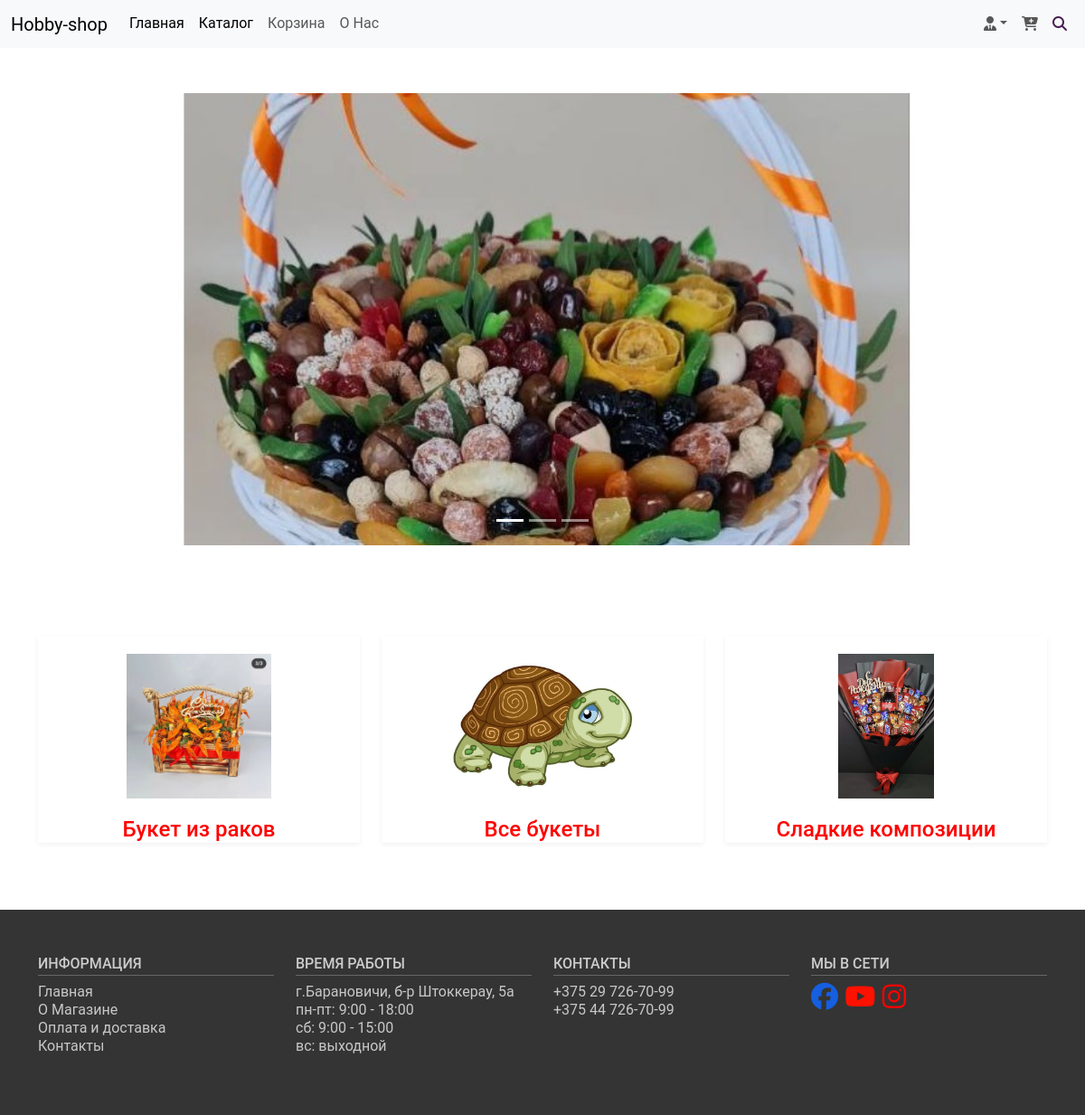
/catalog, run on the app's committed database.
### hobby/models.py (models this page shows, shortened)
class Hobby(models.Model):
    name = models.CharField('Название', max_length=100)
    catalog = models.CharField('Каталог', max_length=60)
    description = models.TextField('Описание', default='разные')
    price = models.IntegerField('Цена')
    date = models.DateField('Дата размещения')
    img = models.ImageField('Изображение', upload_to='my_gallery/%Y')  # %Y папка по году
    catalog_new = models.ForeignKey(Catalog, on_delete=models.CASCADE, null=True, related_name='hobby')
    catalog_top = models.ManyToManyField(Catalog, related_name='hobbys')
    class Meta:
        verbose_name = 'Композицию'
        verbose_name_plural = "Композиции"

class Catalog(models.Model):
    name_group = models.CharField('Вид группы', max_length=60)
    compound = models.CharField('Состав', max_length=100)
    img = models.ImageField('Изображение', upload_to='my_gallery/%Y')  # %Y папка по году
    class Meta:
        verbose_name = 'Каталог'
        verbose_name_plural = "Каталоги"

### hobby/views.py (the view)
# urls.py: path('catalog', CatalogListView.as_view(), name='hobby_catalog'),
class CatalogListView(ListView):
    template_name = 'hobby/index-catalog.html'
    model = Catalog
    context_object_name = 'catalogs'

### cart/cart.py (called while the page is built)
    def __len__(self):
        return sum(item['quantity'] for item in self.cart.values())

    def get_total_price(self):
        return sum(Decimal(item['price']) * item['quantity'] for item in
                   self.cart.values())

### cart/context_processors.py (called while the page is built)
def cart(request):
    return {'cart': Cart(request)}

### hobby/context_processors/post_context.py (called while the page is built)
def last_posts(request):
    posts = Hobby.objects.order_by('date')
    return {
        'last_posts': posts
    }

### hobby/templates/hobby/index-catalog.html (shortened to what this page needs)
{% extends "hobby/index-base.html" %}
{% load static %}
{% block link %}
    <link rel="stylesheet" href="{% static 'hobby/style.css' %}" type="text/css" media="all">
    <link rel="stylesheet" href="{% static 'css/main.css' %}">
{% endblock %}
{% block content %}
    <section class="main-content">
        <div class="container">
            <div class="row">
                {% for catalog in catalogs %}
                    <div class="col-lg-4 col-sm-6 mb-3">
                        <div class="product-card">
                            <div class="product-thumb">
                                <a href="#"><img src="{{ catalog.img.url }}"
                                                 alt=""></a>
                            </div>
                            <div class="product-detail-catalog" >
                                <h4><a href="{% url 'hobby_catalog_detail' %}">{{ catalog.name_group }}</a></h4>
                            </div>
                        </div>
                    </div>
                {% endfor %}
            </div>
        </div>
    </section>
{% endblock %}

### hobby/templates/hobby/index-base.html (shortened to what this page needs)
{% load static %}
{% load hobby_extras %}
<!doctype html>
<html lang="en">
<head>
    <link href="{% static 'css/bootstrap.css' %}" rel="stylesheet">
    <link rel="stylesheet" href="https://cdnjs.cloudflare.com/ajax/libs/font-awesome/6.4.2/css/all.min.css"
/>
    <link rel="stylesheet" href="{% static 'css/main.css' %}">
    {% block link %}{% endblock %}
</head>
<body>
<nav class="navbar navbar-expand-lg bg-body-tertiary">
    <div class="container-fluid">
        <a class="navbar-brand" href="/glav">Hobby-shop</a>
        <div class="collapse navbar-collapse" id="navbarSupportedContent">
            <ul class="navbar-nav me-auto mb-2 mb-lg-0 top-menu">
                <li class="nav-item">
                    <a class="nav-link active" aria-current="page" href="/glav">Главная</a>
                </li>
                <li class="nav-item">
                    <a class="nav-link active" aria-current="page" href="/catalog">Каталог</a>
                </li>
                <li class="nav-item">
                    <a class="nav-link" href="/cart">Корзина</a>
                </li>
                <li class="nav-item">
                    <a class="nav-link" href="/o_nas">О Нас</a>
                </li>
            </ul>
            <ul class="navbar-nav ms-auto mb-2 mb-lg-0">
                <li class="nav-item dropdown">
                    <a class="nav-link dropdown-toggle" data-bs-toggle="dropdown" href="#"><i
                            class="fa-solid fa-user-tie"></i></a>
                </li>
                <li class="nav-item ">
                    <a class="nav-link " href="#" data-bs-toggle="modal" data-bs-target="#modal-cart">
                        <i class="fa-solid fa-cart-plus"></i>
                    </a>
                </li>
                <li class="nav-item ">
                    <a class="nav-link " href="{% url 'post_search' %}">
                        <i class="fa-solid fa-magnifying-glass" style="color: #461f51;"></i>
                    </a>
                </li>
            </ul>
        </div>
    </div>
</nav>
<section class="carousel col-12">
    <div class="container-fluid my-carousel">
        <div id="carouselExampleIndicators" class="carousel slide carousel-fade" data-bs-ride='carousel'
             data-bs-interval="5000">
            <div class="carousel-indicators">
                <button type="button" data-bs-target="#carouselExampleIndicators" data-bs-slide-to="0" class="active"
                        aria-current="true" aria-label="Slide 1"></button>
                <button type="button" data-bs-target="#carouselExampleIndicators" data-bs-slide-to="1"
                        aria-label="Slide 2"></button>
                <button type="button" data-bs-target="#carouselExampleIndicators" data-bs-slide-to="2"
                        aria-label="Slide 3"></button>
            </div>
            <div class="carousel-inner">
                {% for hobby in last_posts %}
                    <div class="carousel-item active">
                        <img src="{{ hobby.img.url }}" class="d-block w-100" alt="...">
                    </div>
                {% endfor %}
            </div>
            <button class="carousel-control-prev" type="button" data-bs-target="#carouselExampleIndicators"
                    data-bs-slide="prev">
                <span class="carousel-control-prev-icon" aria-hidden="true"></span>
            </button>
            <button class="carousel-control-next" type="button" data-bs-target="#carouselExampleIndicators"
                    data-bs-slide="next">
                <span class="carousel-control-next-icon" aria-hidden="true"></span>
            </button>
        </div>
    </div>
</section>
{% block content %}{% endblock %}
<footer>
    <section class="footer">
        <div class="container">
            <div class="row">
                <div class="col-md-3 col-6">
                    <h4>Информация</h4>
                    <ul class="list-unstyled">
                        <li><a href="#">Главная</a></li>
                        <li><a href="#">О Магазине</a></li>
                        <li><a href="#">Оплата и доставка</a></li>
                        <li><a href="#">Контакты</a></li>
                    </ul>
                </div>
                <div class="col-md-3 col-6">
                    <h4>Время работы</h4>
                    <ul class="list-unstyled">
                        <li>г.Барановичи, б-р Штоккерау, 5а</a></li>
                        <li>пн-пт: 9:00 - 18:00</li>
                        <li>сб: 9:00 - 15:00</li>
                        <li>вс: выходной</li>
                    </ul>
                </div>
                <div class="col-md-3 col-6">
                    <h4>Контакты</h4>
                    <ul class="list-unstyled">
                        <li><a href="tel:375297267099">+375 29 726-70-99</a></li>
                        <li><a href="tel:375447267099">+375 44 726-70-99</a></li>
                    </ul>
                </div>
                <div class="col-md-3 col-6">
                    <h4>Мы в сети</h4>
                    <div class="footer-icons">
                        <a href="#"><i class="fa-brands fa-facebook" style="color: #155fe0;"></i></a>
                        <a href="#"><i class="fa-brands fa-youtube" style="color: #ff1100;"></i></a>
                        <a href="https://instagram.com/podarki_ot_zoi?igshid=MzRlODBiNWFlZA=="><i
                                class="fa-brands fa-instagram" style="color: #fe0101;"></i></a>
                    </div>
                </div>
            </div>
        </div>
    </section>
</footer>
</body>
</html>

### hobby/static/css/main.css (style rules this page uses)
html { font-size: 16px; }
body { font-family: 'Roboto', sans-serif; font-size: 16px; font-width: 400; color: #000000; background-color: white; min-width: 320px; }
img { max-width: 100%; height: auto; }
section { padding: 50px 0; }
a { color: red; }
.top-menu li a:after { content: ''; display: block; width: 100%; background-color: red; height: 1px; transition: all .3s; transform: scale(0); }
.my-carousel { padding: 0; }
.my-carousel .carousel-item { display: flex; max-height: 500px; }
.my-carousel .carousel-item img { object-fit: cover; }
.product-card { box-shadow: 0 2px 5px 0 rgba(0, 0, 0, 0.06); transition: all .3s; }
.product-thumb a { display: flex; align-items: center; justify-content: center; height: 200px; padding: 20px; }
.product-thumb img { max-width: 100%; max-height: 100%; }
.footer { background-color: #343434; }
.footer h4 { color: #ccc; text-transform: uppercase; font-size: 16px; border-bottom: 1px solid #666; padding-bottom: 3px; }
.footer a { text-decoration: none; transition: all .3s; }
.footer a, .footer li { color: #c8c8c8; }
.footer li a { display: block; }
.footer-icons { display: inline-block; margin-right: 15px; font-size: 30px; }
.product-detail-catalog { text-align: center; }

### hobby/static/hobby/style.css (style rules this page uses)
* { margin: 0; padding: 0; outline:0; }
body { font-size: 12px; line-height: 20px; font-family: Georgia, Arial, Helvetica, Sans-Serif; color: #333; background: url('') repeat 0 0; }
a { color: #ff0000; text-decoration: none; cursor:pointer; }
a img { border: 0; }

### data on the page
Hobby: img (picture)
Catalog: img (picture), name_group "Букет из раков"
Catalog: img (picture), name_group "Все букеты"
Catalog: img (picture), name_group "Сладкие композиции"
